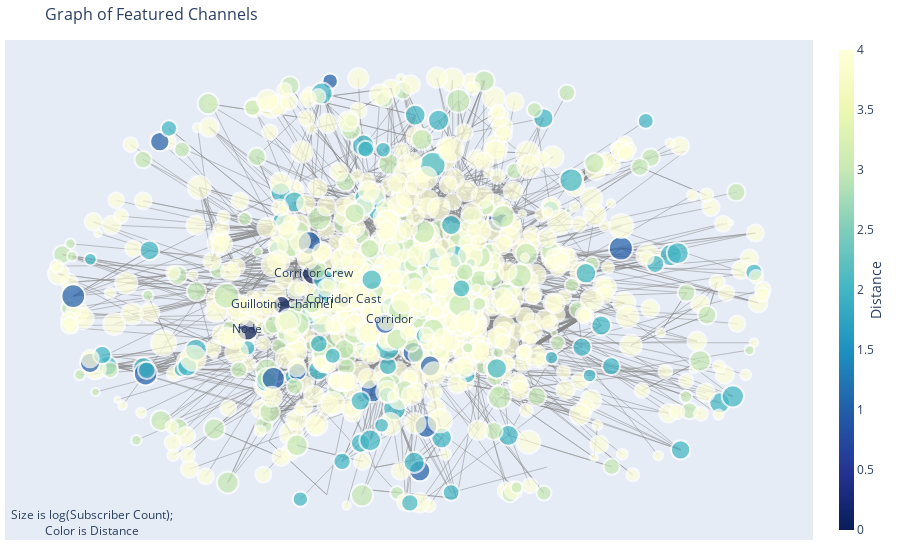

The notebook cell saved with this chart:
### Code cell
fig = network_graphs.plotly_network_graph(G,'Distance')
fig

### Figure 1 — Plotly figure (JSON) as saved in the notebook; plotly's stock layout.template omitted (floating-point values rounded to 4 significant figures; data arrays with more than 128 entries replaced by an {"elided": "..."} marker saying what was removed)
{"data": [{"hoverinfo": "none", "line": {"color": "#888", "width": 0.5}, "mode": "lines", "type": "scatter", "x": {"elided": "12792 float values"}, "y": {"elided": "12792 float values"}}, {"hoverinfo": "text", "hovertext": {"elided": "1053 str values"}, "marker": {"color": {"elided": "1053 int values"}, "colorbar": {"thickness": 15, "title": {"side": "right", "text": "Distance"}, "xanchor": "left"}, "colorscale": [[0, "rgb(255,255,217)"], [0.125, "rgb(237,248,177)"], [0.25, "rgb(199,233,180)"], [0.375, "rgb(127,205,187)"], [0.5, "rgb(65,182,196)"], [0.625, "rgb(29,145,192)"], [0.75, "rgb(34,94,168)"], [0.875, "rgb(37,52,148)"], [1, "rgb(8,29,88)"]], "line": {"width": 2}, "reversescale": true, "showscale": true, "size": {"elided": "1053 float values"}}, "mode": "markers+text", "text": {"elided": "1053 str values"}, "type": "scatter", "x": {"elided": "1053 float values"}, "y": {"elided": "1053 float values"}}], "layout": {"annotations": [{"showarrow": false, "text": "Size is log(Subscriber Count);<br>Color is Distance", "x": 0.005, "xref": "paper", "y": -0.002, "yref": "paper"}], "autosize": true, "hovermode": "closest", "margin": {"b": 20, "l": 5, "r": 5, "t": 40}, "scene": {"aspectmode": "data"}, "showlegend": false, "title": {"font": {"size": 16}, "text": "Graph of Featured Channels"}, "xaxis": {"autorange": true, "range": [-1.175, 1.156], "showgrid": false, "showticklabels": false, "type": "linear", "zeroline": false}, "yaxis": {"autorange": true, "range": [-1.167, 1.191], "showgrid": false, "showticklabels": false, "type": "linear", "zeroline": false}}}
